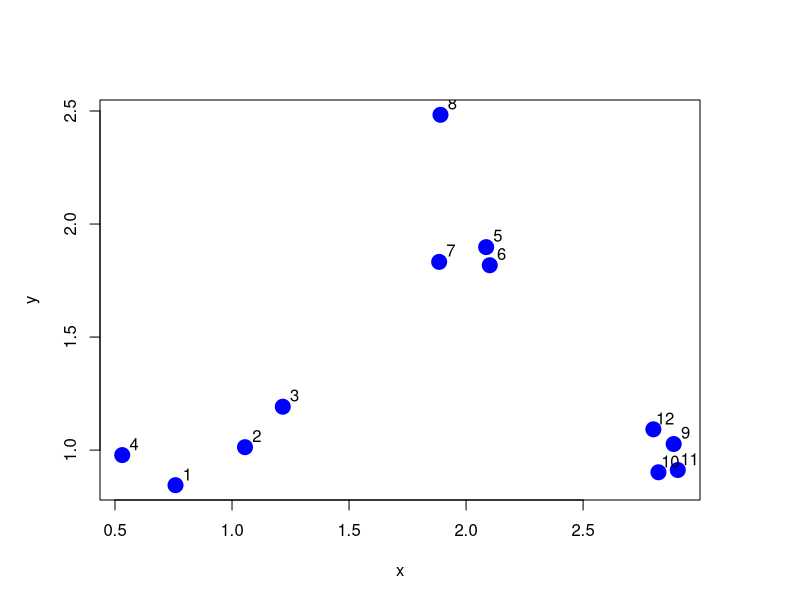
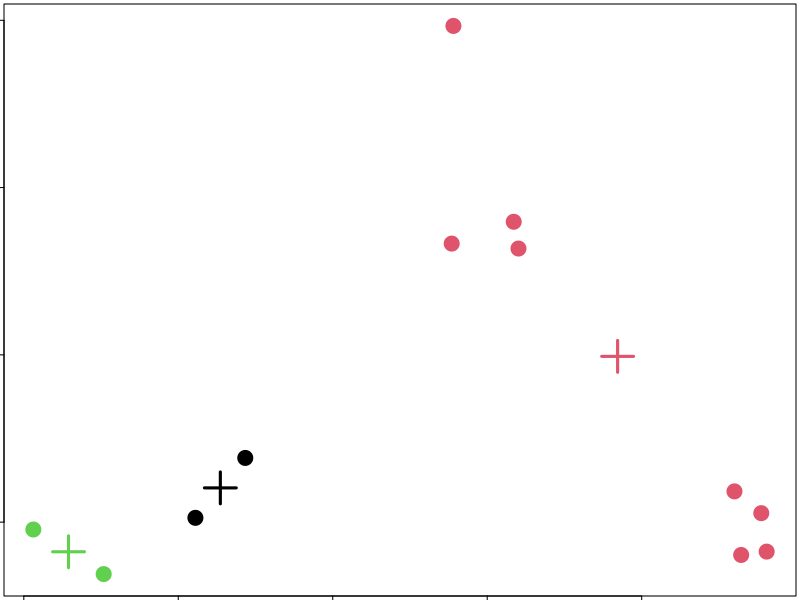
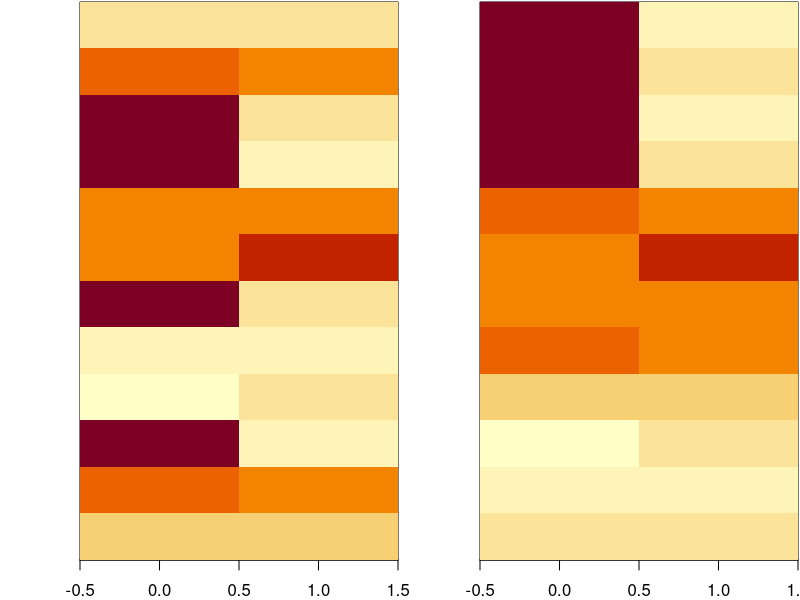

These figures' R source, in order:
# K-Mean Clustering Example
set.seed(1234)
par(mar=c(5,5,5,5))
x <- rnorm(12,mean= rep(1:3, each=4),sd=0.2)
y <- rnorm(12,mean= rep(c(1,2,1), each=4),sd=0.2)
plot(x,y,col="blue",pch=19,cex=2)
text(x+0.05, y+0.05, labels = as.character(1:12))

# K-Means Clustering - imp params => x, centers, iter.max, nstart
df <- data.frame(X=x, Y=y)
kmeansObj <- kmeans(df,centers = 3)
names(kmeansObj)
kmeansObj$cluster
head(kmeansObj)


# K-Means Clustering - hclust
par(mar= rep(0.2,4))
plot(x,y, col=kmeansObj$cluster,pch=19,cex=2) # draw cluster dendrogram
points(kmeansObj$centers, col=1:3, pch=3, cex=3, lwd=3)


# Heat Map
set.seed(1243)
dataMatrix <- as.matrix(df)[sample(1:12),]
kmeansObj2 <- kmeans(dataMatrix,centers = 3)
par(mfrow= c(1,2), mar= c(2,4,0.1,0.1))
image(t(dataMatrix)[, nrow(dataMatrix):1], yaxt = "n")
image(t(dataMatrix)[, order(kmeansObj2$cluster)], yaxt = "n")







